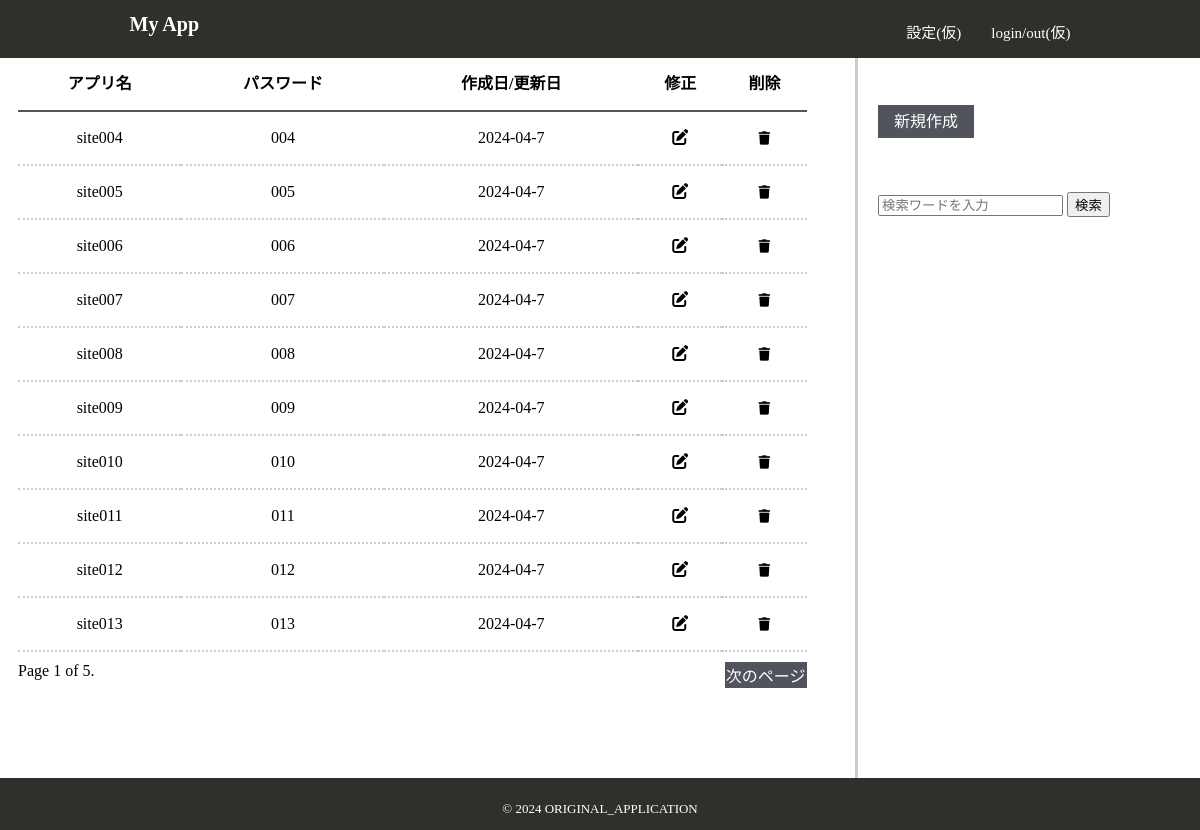
The page / on the database its author committed.
### pw_recorder/models.py (models this page shows, shortened)
class App(models.Model):
    name = models.CharField(null=False, max_length=20)
    password = models.CharField(unique=True, null=False, max_length=15)
    created_at = models.DateTimeField(auto_now_add=True)
    updated_at = models.DateTimeField(auto_now=True)

### pw_recorder/views.py (the view)
# urls.py: path('', AppListView.as_view(), name='list'),
class AppListView(generic.ListView):
    template_name = 'app/list.html'
    model = App
    paginate_by = 10
    def get_queryset(self):
        query = self.request.GET.get('query')
        if query:
            app_list = App.objects.filter(name__icontains=query)
        else:
            app_list = App.objects.all()
        return app_list

### templates/app/list.html (shortened to what this page needs)
<!DOCTYPE html>
{% extends "app/base.html" %}
{% block content %}
<section class="display-data">
    <div class="container">
        <table>
            <tr class="col-name">
                <th>アプリ名</th>
                <th>パスワード</th>
                <th>作成日/更新日</th>
                <th>修正</th>
                <th>削除</th>
            </tr>
            {% for app in app_list %}
                <tr class="data">
                    <td>{{app.name}}</td>
                    <td>{{app.password}}</td>
                    <td>{{app.created_at|date:"Y-m-j"}}</td>
                    <td>
                        <a href="{% url 'update' app.pk %}"><i class="fa-solid fa-pen-to-square"></i></a>
                    </td>
                    <td>
                        <form method="post" action="{% url 'delete' app.pk %}">
                            <button class="delete_btn" type="submit" onclick="return confirm('本当に削除しますか？');"><i class="fa-solid fa-trash"></i></button>
                        </form>
                    </td>
                </tr>
            {% endfor %}
        </table>
        <div class="pagination">
            <div class="current-page">
                Page {{ page_obj.number }} of {{ page_obj.paginator.num_pages }}.
            </div>
            <div class="page">
                {% if page_obj.has_next %}
                    <a href="?page={{ page_obj.next_page_number }}">次のページ</a>
                {% endif %}
            </div>
        </div>
    </div>
</section>
<section class="side-bar">
    <div class="wrapper">
        <div class="container">
            <aside>
                <div class="create-pass">
                    <a href="{% url 'create' %}">新規作成</a>
                </div>
                <div class="search-name">
                    <form action="" method="get">
                        <input name="query" value="{{ request.GET.query }}" type="text" placeholder="検索ワードを入力"/>
                        <button type="submit">検索</button>
                    </form>
                </div>
            </aside>
        </div>
    </div>
</section>
{% endblock %}

### templates/app/base.html (shortened to what this page needs)
<!DOCTYPE html>
{% load static %}
<html lang="ja">
<head>
    <link rel="stylesheet" href="{% static 'css/app/style.css' %}">
    <link rel="stylesheet" href="https://cdnjs.cloudflare.com/ajax/libs/font-awesome/6.5.2/css/all.min.css" />
</head>
<body>
    {% include "app/header.html" %}
    <main>
        {% block content %}
        {% endblock %}
    </main>
    {% include "app/footer.html" %}
</body>
</html>

### templates/app/header.html
<!DOCTYPE html>
{% load static %}
<header>
    <div class="wrapper">
        <div class="container">
            <div class="header-contents">
                <h1><a href="{% url 'list' %}">My App</a></h1>
                <ul>
                    <li><a href="#">設定(仮)</a></li>
                    <li><a href="#">login/out(仮)</a></li>
                </ul>
            </div>
        </div>
    </div>
</header>

### templates/app/footer.html
<!DOCTYPE html>
{% load static %}
<footer>
    <p>&copy; 2024 ORIGINAL_APPLICATION</p>
</footer>

### static/css/app/style.css (style rules this page uses)
body { margin: 0; height: 100vh; }
header, footer { min-height: 5vh; background-color: rgb(47, 47, 43); color: white; }
main { height: 90vh; }
h1 { font-size: 20px; }
a { text-decoration: none; color: black; }
ul { list-style: none; }
.wrapper { margin: auto 10%; }
.container { margin: auto 1%; }
.header-contents { display: flex; justify-content: space-between; }
.header-contents ul { display: flex; }
.header-contents li { font-size: 15px; margin-left: 30px; margin-top: 5px; }
.header-contents a { color: white; }
main { display: flex; width: 100%; }
.display-data { width: 75%; margin-left: 10px; }
.display-data table { border-collapse: collapse; width: 100%; margin: 0 auto; text-align: center; }
.display-data tr { line-height: 50px; }
.col-name { border-bottom: 2px solid rgb(81, 83, 93); }
.data { border-bottom: 2px dotted #ccc; }
.pagination { display: flex; justify-content: space-between; margin-top: 10px; }
.page a { display: inline-block; border: 1px solid rgb(81, 83, 93); background-color: rgb(81, 83, 93); color: white; }
.delete_btn { background-color: transparent; border: none; cursor: pointer; outline: none; appearance: none; padding: 0; }
.side-bar { width: 35%; margin-right: 10px; }
.side-bar aside { height: 90vh; margin: 0 auto; padding-left: 20px; border-left: 3px solid #ccc; }
.create-pass { padding: 50px 0; }
.create-pass a { border: 1px solid rgb(81, 83, 93); background-color: rgb(81, 83, 93); color: white; padding: 7px 15px; margin: 30px 0; }
.search-name { margin: 10px 0; }
footer { text-align: center; font-size: small; }
footer p { display: inline-block; padding-top: 10px; }

### rows shown on the page
App: name "site004", password "004", created_at "2024-04-7"
App: name "site005", password "005", created_at "2024-04-7"
App: name "site006", password "006", created_at "2024-04-7"
App: name "site007", password "007", created_at "2024-04-7"
App: name "site008", password "008", created_at "2024-04-7"
App: name "site009", password "009", created_at "2024-04-7"
App: name "site010", password "010", created_at "2024-04-7"
App: name "site011", password "011", created_at "2024-04-7"
App: name "site012", password "012", created_at "2024-04-7"
App: name "site013", password "013", created_at "2024-04-7"

### other values the page prints
{{ page_obj.number }} "1"
{{ page_obj.paginator.num_pages }} "5"
